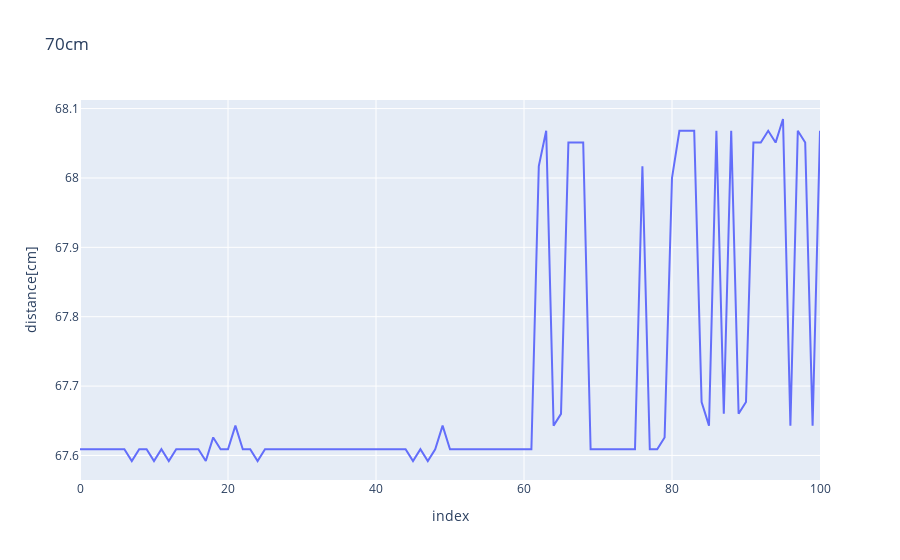
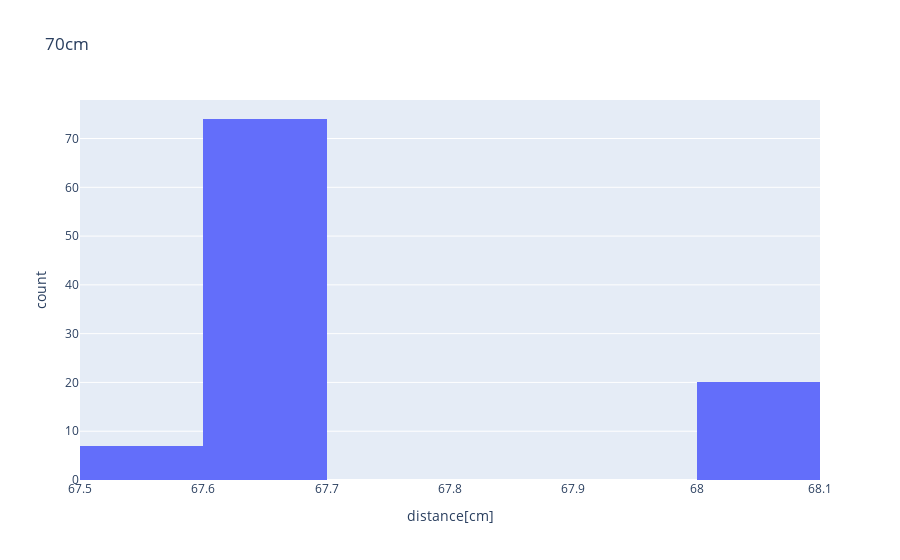

The cell these charts' notebook holds for them, in order:
### Code cell
plotDistance('70cm')

### Figure 1 — Plotly figure (JSON) as saved in the notebook; plotly's stock layout.template omitted (floating-point values rounded to 4 significant figures)
{"data": [{"hovertemplate": "index=%{x}<br>distance[cm]=%{y}<extra></extra>", "legendgroup": "", "line": {"color": "#636efa", "dash": "solid"}, "marker": {"symbol": "circle"}, "mode": "lines", "name": "", "orientation": "v", "showlegend": false, "type": "scatter", "x": [0, 1, 2, 3, 4, 5, 6, 7, 8, 9, 10, 11, 12, 13, 14, 15, 16, 17, 18, 19, 20, 21, 22, 23, 24, 25, 26, 27, 28, 29, 30, 31, 32, 33, 34, 35, 36, 37, 38, 39, 40, 41, 42, 43, 44, 45, 46, 47, 48, 49, 50, 51, 52, 53, 54, 55, 56, 57, 58, 59, 60, 61, 62, 63, 64, 65, 66, 67, 68, 69, 70, 71, 72, 73, 74, 75, 76, 77, 78, 79, 80, 81, 82, 83, 84, 85, 86, 87, 88, 89, 90, 91, 92, 93, 94, 95, 96, 97, 98, 99, 100], "xaxis": "x", "y": [67.61, 67.61, 67.61, 67.61, 67.61, 67.61, 67.61, 67.59, 67.61, 67.61, 67.59, 67.61, 67.59, 67.61, 67.61, 67.61, 67.61, 67.59, 67.63, 67.61, 67.61, 67.64, 67.61, 67.61, 67.59, 67.61, 67.61, 67.61, 67.61, 67.61, 67.61, 67.61, 67.61, 67.61, 67.61, 67.61, 67.61, 67.61, 67.61, 67.61, 67.61, 67.61, 67.61, 67.61, 67.61, 67.59, 67.61, 67.59, 67.61, 67.64, 67.61, 67.61, 67.61, 67.61, 67.61, 67.61, 67.61, 67.61, 67.61, 67.61, 67.61, 67.61, 68.02, 68.07, 67.64, 67.66, 68.05, 68.05, 68.05, 67.61, 67.61, 67.61, 67.61, 67.61, 67.61, 67.61, 68.02, 67.61, 67.61, 67.63, 68, 68.07, 68.07, 68.07, 67.68, 67.64, 68.07, 67.66, 68.07, 67.66, 67.68, 68.05, 68.05, 68.07, 68.05, 68.09, 67.64, 68.07, 68.05, 67.64, 68.07], "yaxis": "y"}], "layout": {"legend": {"tracegroupgap": 0}, "title": {"text": "70cm"}, "xaxis": {"anchor": "y", "domain": [0, 1], "title": {"text": "index"}}, "yaxis": {"anchor": "x", "domain": [0, 1], "title": {"text": "distance[cm]"}}}}

### Figure 2 — Plotly figure (JSON) as saved in the notebook; plotly's stock layout.template omitted (floating-point values rounded to 4 significant figures)
{"data": [{"alignmentgroup": "True", "bingroup": "x", "hovertemplate": "distance[cm]=%{x}<br>count=%{y}<extra></extra>", "legendgroup": "", "marker": {"color": "#636efa", "pattern": {"shape": ""}}, "name": "", "offsetgroup": "", "orientation": "v", "showlegend": false, "type": "histogram", "x": [67.61, 67.61, 67.61, 67.61, 67.61, 67.61, 67.61, 67.59, 67.61, 67.61, 67.59, 67.61, 67.59, 67.61, 67.61, 67.61, 67.61, 67.59, 67.63, 67.61, 67.61, 67.64, 67.61, 67.61, 67.59, 67.61, 67.61, 67.61, 67.61, 67.61, 67.61, 67.61, 67.61, 67.61, 67.61, 67.61, 67.61, 67.61, 67.61, 67.61, 67.61, 67.61, 67.61, 67.61, 67.61, 67.59, 67.61, 67.59, 67.61, 67.64, 67.61, 67.61, 67.61, 67.61, 67.61, 67.61, 67.61, 67.61, 67.61, 67.61, 67.61, 67.61, 68.02, 68.07, 67.64, 67.66, 68.05, 68.05, 68.05, 67.61, 67.61, 67.61, 67.61, 67.61, 67.61, 67.61, 68.02, 67.61, 67.61, 67.63, 68, 68.07, 68.07, 68.07, 67.68, 67.64, 68.07, 67.66, 68.07, 67.66, 67.68, 68.05, 68.05, 68.07, 68.05, 68.09, 67.64, 68.07, 68.05, 67.64, 68.07], "xaxis": "x", "yaxis": "y"}], "layout": {"barmode": "relative", "legend": {"tracegroupgap": 0}, "title": {"text": "70cm"}, "xaxis": {"anchor": "y", "domain": [0, 1], "title": {"text": "distance[cm]"}}, "yaxis": {"anchor": "x", "domain": [0, 1], "title": {"text": "count"}}}}
